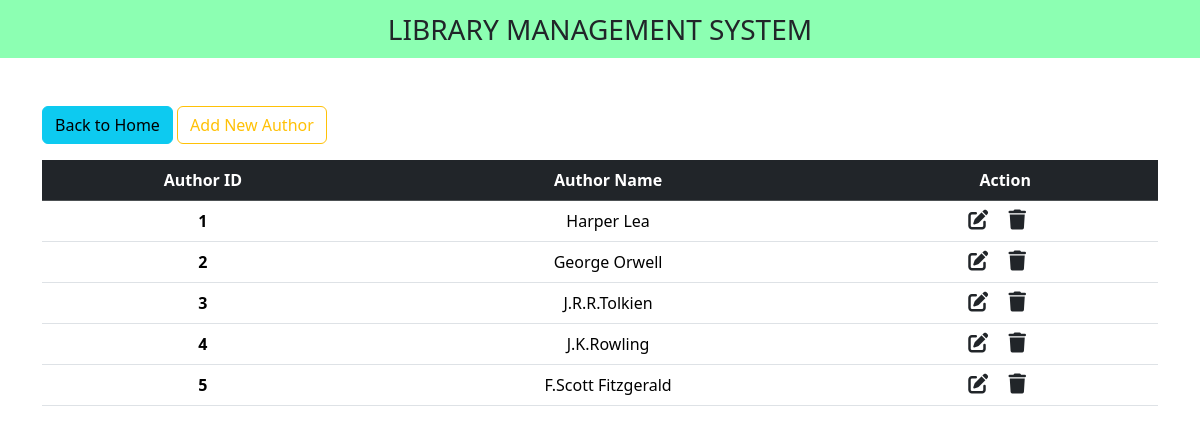
Page /authors/author.php on the committed database.
### tables this page shows
CREATE TABLE `authors` (
  `author_id` int(100) NOT NULL,
  `author_name` varchar(100) NOT NULL
);

### authors/author.php (the view, shortened to what this page needs)
<!DOCTYPE html>
<html lang="en">
<head>
    <link href="https://cdn.jsdelivr.net/npm/bootstrap@5.3.3/dist/css/bootstrap.min.css" rel="stylesheet"
>
    <link rel="stylesheet" href="https://cdnjs.cloudflare.com/ajax/libs/font-awesome/6.5.2/css/all.min.css"
 />
</head>
<body>
    <nav class="navbar navbar-light justify-content-center fs-3 mb-5" style = "background-color: #00ff5573;">
        LIBRARY MANAGEMENT SYSTEM
    </nav>
    <div class="container">
        <a href = "../book.php" class ="btn btn-info mb-3"> Back to Home </a>
        <a href = "add_new_a.php" class ="btn btn-outline-warning mb-3"> Add New Author </a>
        <table class="table table-hover text-center">
            <thead class="table-dark">
                <tr>
                    <th scope = "col"> Author ID </th>
                    <th scope = "col"> Author Name </th>
                    <th scope = "col"> Action </th>
            </thead>
            <tbody>
                <?php
                $db = new DB();
                $conn = $db->getConnection();
                    $sql = "SELECT * FROM `authors`";
                    $result = mysqli_query($conn,$sql);
                    while($row = mysqli_fetch_assoc($result)){
                        ?>
                            <tr>
                                <th><?php echo $row['author_id'] ?> </th>
                                <td><?php echo $row['author_name'] ?></td>
                                <td>
                                    <a href = "edit_a.php?id=<?php echo $row['author_id']?>" class = "link-dark"><i class = "fa-solid fa-pen-to-square fs-5 me-3"></i></a>
                                    <a href = "delete_a.php?id=<?php echo $row['author_id']?>" class = "link-dark"><i class = "fa-solid fa-trash fs-5 me-3"></i></a>
                                </td>
                            </tr>
                        <?php
                    }
                ?>
            </tbody>
        </table>
    </div>
</body>
</html>

### rows in the picture
authors: author_id "1", author_name "Harper Lea"
authors: author_id "2", author_name "George Orwell"
authors: author_id "3", author_name "J.R.R.Tolkien"
authors: author_id "4", author_name "J.K.Rowling"
authors: author_id "5", author_name "F.Scott Fitzgerald"
